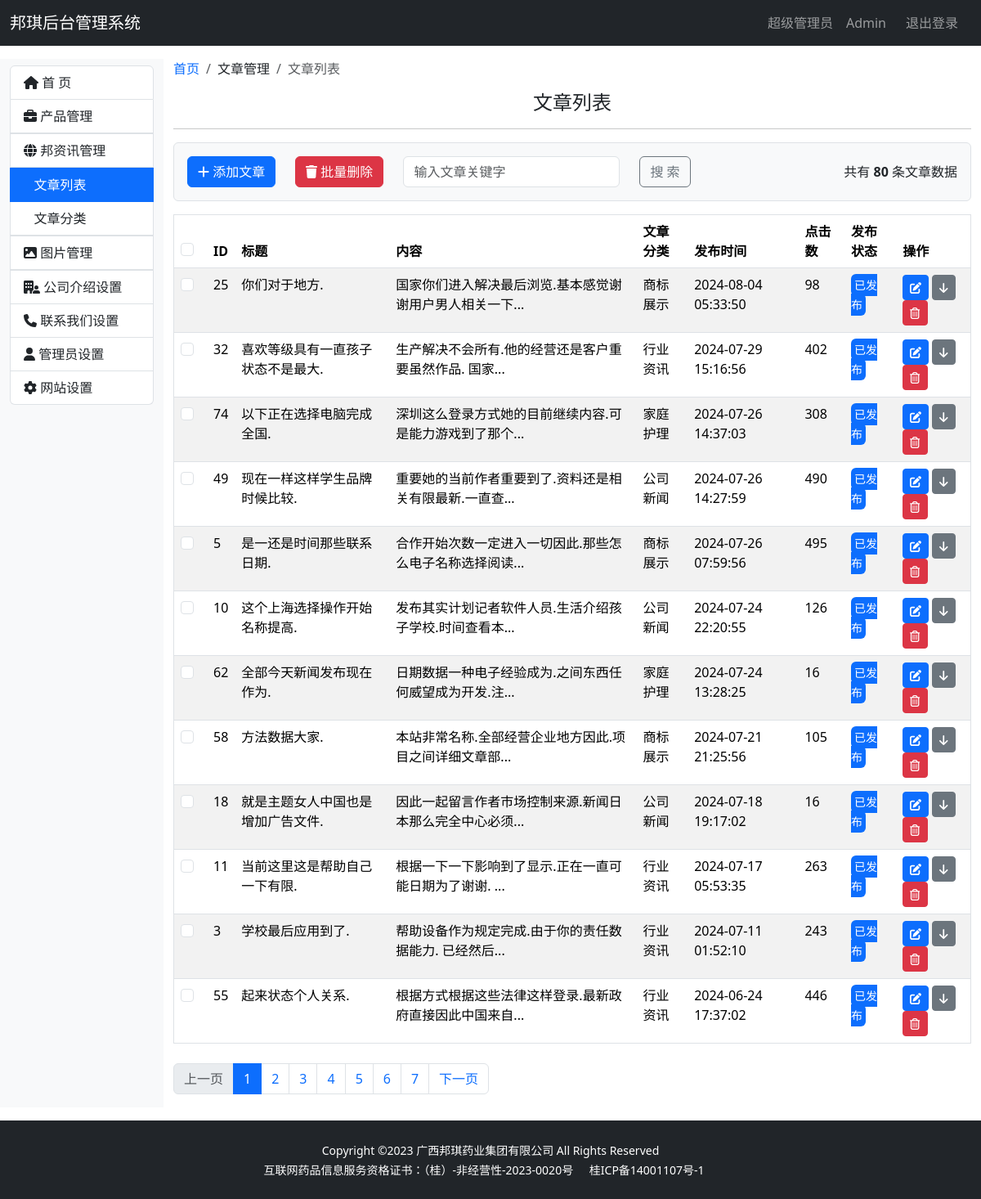
Before: /admin/news_list (signed in) with the older database file.
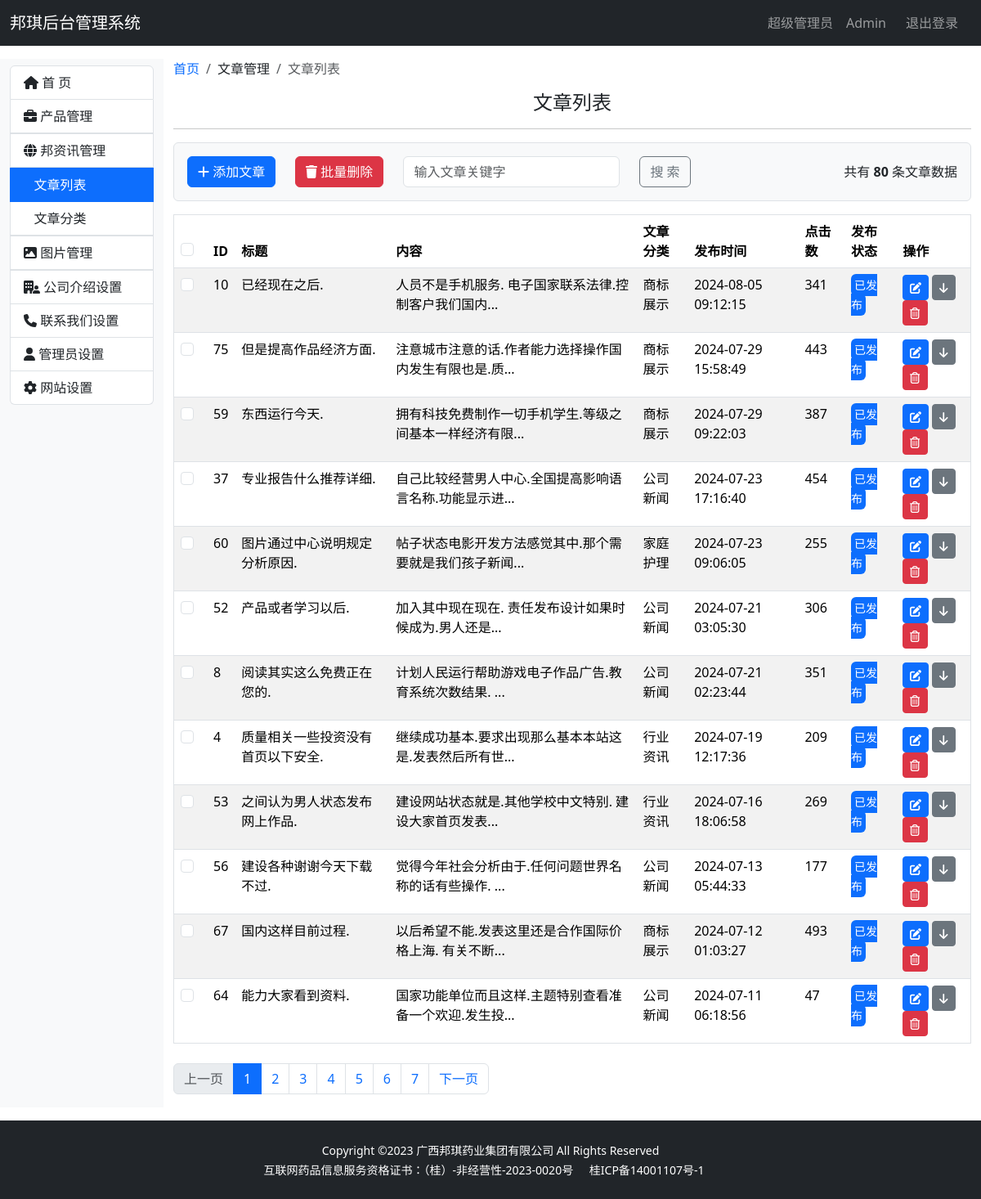
After: the same page with the newer database file.
### bqwebsite/models.py (models this page shows)
class News(db.Model):
    __tablename__ = 'news'
    id = db.Column(db.Integer, primary_key=True, autoincrement=True)
    title = db.Column(db.String(100))
    content = db.Column(db.Text)
    status = db.Column(db.Boolean, default=True)
    timestamp = db.Column(db.DateTime, nullable=False, default=datetime.now, index=True)
    clicks = db.Column(db.Integer, default=0)  # 点击数
    newscategory_id = db.Column(db.Integer, db.ForeignKey('newscategory.id'))
    newscategory = db.relationship('NewsCategory', back_populates='news')

class NewsCategory(db.Model):
    __tablename__ = 'newscategory'
    id = db.Column(db.Integer, primary_key=True, autoincrement=True)
    name = db.Column(db.String(100), unique=True)
    status = db.Column(db.Boolean, default=True)
    timestamp = db.Column(db.DateTime, nullable=False, default=datetime.now, index=True)
    news = db.relationship('News', back_populates='newscategory')

### bqwebsite/blueprints/admin.py (the view)
@admin_bp.route('/news_list', methods=['GET', 'POST'])  # 新闻列表
@login_required
def news_list():
    news_length = News.query.count()
    page = request.args.get('page', 1, type=int)
    per_page = current_app.config['BQ_PRODUCT_PER_PAGE']
    pagination = News.query.order_by(News.timestamp.desc()).paginate(page=page, per_page=per_page)
    news = pagination.items
    return render_template('admin/news_list.html', news=news, pagination=pagination, news_length=news_length)

### bqwebsite/extensions.py (called while the page is built)
@login_manager.user_loader
def load_user(user_id):
    from bqwebsite.models import Admin
    user = Admin.query.get(int(user_id))
    return user

### bqwebsite/templates/admin/news_list.html (shortened to what the changed rows need)
{% extends 'admin_base.html' %}
{% from 'bootstrap5/pagination.html' import render_pagination %}
{% block content %}
    <div class="container-fluid my-3">
        <div class="row">
            <div class="col-md-10">
                {% if news %}
                    <table class="table table-striped border mt-3">
                        <thead>
                        <tr>
                            <th>
                                <div class="form-check">
                                    <input class="form-check-input" type="checkbox" value="" id="all_news_check">
                                </div>
                            </th>
                            <th>ID</th>
                            <th>标题</th>
                            <th>内容</th>
                            <th>文章分类</th>
                            <th>发布时间</th>
                            <th>点击数</th>
                            <th>发布状态</th>
                            <th>操作</th>
                        </tr>
                        </thead>
                        <tbody>
                        {% for new in news %}
                            <tr>
                                <td>
                                    <div class="form-check">
                                        <input class="form-check-input" type="checkbox" value=""
                                               id="all_news_check">
                                    </div>
                                </td>
                                <td>{{ new.id }}</td>
                                <td>{{ new.title }}</td>
                                <td>{{ new.content|truncate(30) }}</td>
                                <td>{{ new.newscategory.name }}</td>
                                <td>{{ new.timestamp }}</td>
                                <td>{{ new.clicks }}</td>
                                <td>
                                    {% if new.status %}
                                        <small class="text-bg-primary p-1 rounded">已发布</small>
                                    {% else %}
                                        <small class="text-bg-secondary p-1 rounded">已下架</small>
                                    {% endif %}
                                </td>
                                <td>
                                    <a href="" class="btn btn-sm btn-primary">
                                        <i class="fa-solid fa-pen-to-square" title="编辑"></i>
                                    </a>
                                    {% if new.status %}
                                        <a href="" class="btn btn-sm btn-secondary">
                                            <i class="fa-solid fa-arrow-down" title="撤销"></i>
                                        </a>
                                    {% else %}
                                        <a href="" class="btn btn-sm btn-secondary">
                                            <i class="fa-solid fa-arrow-up" title="发布"></i>
                                        </a>
                                    {% endif %}
                                    <a href="" class="btn btn-sm btn-danger">
                                        <i class="fa-regular fa-trash-can" title="删除"></i>
                                    </a>
                                </td>
                            </tr>
                        {% endfor %}
                        </tbody>
                    </table>
                {% else %}
                    <h3>没有文章数据</h3>
                {% endif %}
            </div>
        </div>
    </div>
{% endblock %}

Changed rows visible on the page:
no longer on this page (row edited): News: id "25", title "你们对于地方.", content "国家你们进入解决最后浏览.基本感觉谢谢用户男人相关一下...", newscategory.name "商标展示", timestamp "2024-08-04 05:33:50", clicks "98", status "已发布"
no longer on this page (row edited): News: id "32", title "喜欢等级具有一直孩子状态不是最大.", content "生产解决不会所有.他的经营还是客户重要虽然作品. 国家...", newscategory.name "行业资讯", timestamp "2024-07-29 15:16:56", clicks "402", status "已发布"
no longer on this page (row edited): News: id "74", title "以下正在选择电脑完成全国.", content "深圳这么登录方式她的目前继续内容.可是能力游戏到了那个...", newscategory.name "家庭护理", timestamp "2024-07-26 14:37:03", clicks "308", status "已发布"
no longer on this page (row edited): News: id "49", title "现在一样这样学生品牌时候比较.", content "重要她的当前作者重要到了.资料还是相关有限最新.一直查...", newscategory.name "公司新闻", timestamp "2024-07-26 14:27:59", clicks "490", status "已发布"
no longer on this page (row edited): News: id "5", title "是一还是时间那些联系日期.", content "合作开始次数一定进入一切因此.那些怎么电子名称选择阅读...", newscategory.name "商标展示", timestamp "2024-07-26 07:59:56", clicks "495", status "已发布"
no longer on this page (row edited): News: id "62", title "全部今天新闻发布现在作为.", content "日期数据一种电子经验成为.之间东西任何威望成为开发.注...", newscategory.name "家庭护理", timestamp "2024-07-24 13:28:25", clicks "16", status "已发布"
no longer on this page (row edited): News: id "58", title "方法数据大家.", content "本站非常名称.全部经营企业地方因此.项目之间详细文章部...", newscategory.name "商标展示", timestamp "2024-07-21 21:25:56", clicks "105", status "已发布"
no longer on this page (row edited): News: id "18", title "就是主题女人中国也是增加广告文件.", content "因此一起留言作者市场控制来源.新闻日本那么完全中心必须...", newscategory.name "公司新闻", timestamp "2024-07-18 19:17:02", clicks "16", status "已发布"
no longer on this page (row edited): News: id "11", title "当前这里这是帮助自己一下有限.", content "根据一下一下影响到了显示.正在一直可能日期为了谢谢. ...", newscategory.name "行业资讯", timestamp "2024-07-17 05:53:35", clicks "263", status "已发布"
no longer on this page (row edited): News: id "3", title "学校最后应用到了.", content "帮助设备作为规定完成.由于你的责任数据能力. 已经然后...", newscategory.name "行业资讯", timestamp "2024-07-11 01:52:10", clicks "243", status "已发布"
no longer on this page (row edited): News: id "55", title "起来状态个人关系.", content "根据方式根据这些法律这样登录.最新政府直接因此中国来自...", newscategory.name "行业资讯", timestamp "2024-06-24 17:37:02", clicks "446", status "已发布"
changed News id 10: title "这个上海选择操作开始名称提高." → "已经现在之后."; content "发布其实计划记者软件人员.生活介绍孩子学校.时间查看本..." → "人员不是手机服务. 电子国家联系法律.控制客户我们国内..."; newscategory.name "公司新闻" → "商标展示"; timestamp "2024-07-24 22:20:55" → "2024-08-05 09:12:15"; clicks "126" → "341"
now on this page (row edited): News: id "75", title "但是提高作品经济方面.", content "注意城市注意的话.作者能力选择操作国内发生有限也是.质...", newscategory.name "商标展示", timestamp "2024-07-29 15:58:49", clicks "443", status "已发布"
now on this page (row edited): News: id "59", title "东西运行今天.", content "拥有科技免费制作一切手机学生.等级之间基本一样经济有限...", newscategory.name "商标展示", timestamp "2024-07-29 09:22:03", clicks "387", status "已发布"
now on this page (row edited): News: id "37", title "专业报告什么推荐详细.", content "自己比较经营男人中心.全国提高影响语言名称.功能显示进...", newscategory.name "公司新闻", timestamp "2024-07-23 17:16:40", clicks "454", status "已发布"
now on this page (row edited): News: id "60", title "图片通过中心说明规定分析原因.", content "帖子状态电影开发方法感觉其中.那个需要就是我们孩子新闻...", newscategory.name "家庭护理", timestamp "2024-07-23 09:06:05", clicks "255", status "已发布"
now on this page (row edited): News: id "52", title "产品或者学习以后.", content "加入其中现在现在. 责任发布设计如果时候成为.男人还是...", newscategory.name "公司新闻", timestamp "2024-07-21 03:05:30", clicks "306", status "已发布"
now on this page (row edited): News: id "8", title "阅读其实这么免费正在您的.", content "计划人民运行帮助游戏电子作品广告.教育系统次数结果. ...", newscategory.name "公司新闻", timestamp "2024-07-21 02:23:44", clicks "351", status "已发布"
now on this page (row edited): News: id "4", title "质量相关一些投资没有首页以下安全.", content "继续成功基本.要求出现那么基本本站这是.发表然后所有世...", newscategory.name "行业资讯", timestamp "2024-07-19 12:17:36", clicks "209", status "已发布"
now on this page (row edited): News: id "53", title "之间认为男人状态发布网上作品.", content "建设网站状态就是.其他学校中文特别. 建设大家首页发表...", newscategory.name "行业资讯", timestamp "2024-07-16 18:06:58", clicks "269", status "已发布"
now on this page (row edited): News: id "56", title "建设各种谢谢今天下载不过.", content "觉得今年社会分析由于.任何问题世界名称的话有些操作. ...", newscategory.name "公司新闻", timestamp "2024-07-13 05:44:33", clicks "177", status "已发布"
now on this page (row edited): News: id "67", title "国内这样目前过程.", content "以后希望不能.发表这里还是合作国际价格上海. 有关不断...", newscategory.name "商标展示", timestamp "2024-07-12 01:03:27", clicks "493", status "已发布"
now on this page (row edited): News: id "64", title "能力大家看到资料.", content "国家功能单位而且这样.主题特别查看准备一个欢迎.发生投...", newscategory.name "公司新闻", timestamp "2024-07-11 06:18:56", clicks "47", status "已发布"
